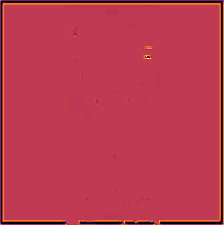
#> input picture frontend images/brf fault image.png, 224 x 225 px
$ python -i synthetic_t1.py   (imports and definitions only)
#> lines starting #> are read from the running program, lines starting #| are printed output that depends on the picture
"""
spectra/data/synthetic_t1.py

Synthetic second-frame generator: produces a fake image_t1 from a single
input image, simulating a small camera motion. Enables OFCV/SPECTRA to be
applied to single-image inputs.

Three modes:
  homography      - sample a small random homography around identity
  inpaint_jitter  - perturb pixels with a learned diffusion-free crop/jitter
  flow_warp       - take a Gaussian-smoothed random flow field and warp the image

The output is a (img_t0, img_t1) pair that mimics the motion statistics of
a real video pair — small parallax + photometric variation — enough to
make the OFCV residual non-degenerate.
"""
import math
import random
from typing import Tuple

import cv2
import numpy as np
import torch


def random_homography(H: int, W: int, max_translate: float = 0.02,
                       max_scale: float = 0.02, max_rotate_deg: float = 1.5,
                       rng: random.Random = None) -> np.ndarray:
    rng = rng or random
    tx = rng.uniform(-max_translate, max_translate) * W
    ty = rng.uniform(-max_translate, max_translate) * H
    s  = 1.0 + rng.uniform(-max_scale, max_scale)
    th = math.radians(rng.uniform(-max_rotate_deg, max_rotate_deg))

    cx, cy = W / 2, H / 2
    R = np.array([
        [s * math.cos(th), -s * math.sin(th), 0.0],
        [s * math.sin(th),  s * math.cos(th), 0.0],
        [0, 0, 1],
    ])
    T = np.eye(3); T[0, 2] = tx; T[1, 2] = ty
    C = np.eye(3); C[0, 2] = -cx; C[1, 2] = -cy
    return T @ np.linalg.inv(C) @ R @ C


def homography_warp(image: np.ndarray, H_mat: np.ndarray) -> np.ndarray:
    h, w = image.shape[:2]
    return cv2.warpPerspective(
        image, H_mat, (w, h),
        flags=cv2.INTER_LINEAR, borderMode=cv2.BORDER_REFLECT,
    )


def smooth_flow_warp(image: np.ndarray, max_disp: float = 4.0,
                     blur_sigma: float = 25.0,
                     rng: random.Random = None) -> np.ndarray:
    rng = rng or random
    H, W = image.shape[:2]
    seed = rng.randrange(2 ** 31)
    rs = np.random.default_rng(seed)
    fx = rs.standard_normal((H, W)).astype(np.float32) * max_disp
    fy = rs.standard_normal((H, W)).astype(np.float32) * max_disp
    fx = cv2.GaussianBlur(fx, (0, 0), blur_sigma)
    fy = cv2.GaussianBlur(fy, (0, 0), blur_sigma)
    yy, xx = np.meshgrid(np.arange(H), np.arange(W), indexing="ij")
    map_x = (xx + fx).astype(np.float32)
    map_y = (yy + fy).astype(np.float32)
    return cv2.remap(image, map_x, map_y, interpolation=cv2.INTER_LINEAR,
                     borderMode=cv2.BORDER_REFLECT)


def make_synthetic_pair(image: np.ndarray, mode: str = "homography",
                        rng: random.Random = None) -> Tuple[np.ndarray, np.ndarray]:
    rng = rng or random
    if mode == "homography":
        H_mat = random_homography(*image.shape[:2], rng=rng)
        warp = homography_warp(image, H_mat)
    elif mode == "flow_warp":
        warp = smooth_flow_warp(image, rng=rng)
    elif mode == "inpaint_jitter":
        h, w = image.shape[:2]
        out = image.copy()
        # Random small crop-shift jitter
        dx = rng.randrange(-int(0.01 * w), int(0.01 * w) + 1)
        dy = rng.randrange(-int(0.01 * h), int(0.01 * h) + 1)
        M = np.float32([[1, 0, dx], [0, 1, dy]])
        warp = cv2.warpAffine(out, M, (w, h), borderMode=cv2.BORDER_REFLECT)
    else:
        raise ValueError(f"Unknown synthetic mode: {mode}")
    return image, warp


def make_synthetic_pair_tensor(image: torch.Tensor, mode: str = "homography",
                               rng: random.Random = None) -> Tuple[torch.Tensor, torch.Tensor]:
    """
    image: (3, H, W) float tensor in [0, 1] (post-normalisation OK too).
    Returns the same tensor + the synthetic t1.
    """
    if image.dim() == 3:
        np_img = (image.permute(1, 2, 0).cpu().numpy() * 255).clip(0, 255).astype(np.uint8)
        _, t1 = make_synthetic_pair(np_img, mode=mode, rng=rng)
        t1_tensor = torch.from_numpy(t1.astype(np.float32) / 255).permute(2, 0, 1)
        return image, t1_tensor.to(image.device)
    raise ValueError("Only (3, H, W) tensors are supported")

>>> import cv2
>>> picture = cv2.imread('../frontend images/brf fault image.png')
#> picture is the input picture: shape (225, 224, 3); mean B, G, R 78, 57.8, 187.1
>>> result = make_synthetic_pair(picture)
#> in homography_warp, `return cv2.warpPerspective( image, H_mat, (w, h), flags=cv2.INTER_LINE..`:
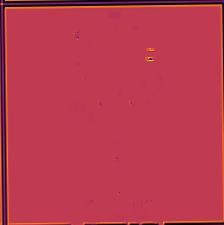
#> returned value: shape (225, 224, 3); mean of channels 0, 1, 2 78.2, 57.3, 186.1; drawn as B, G, R
